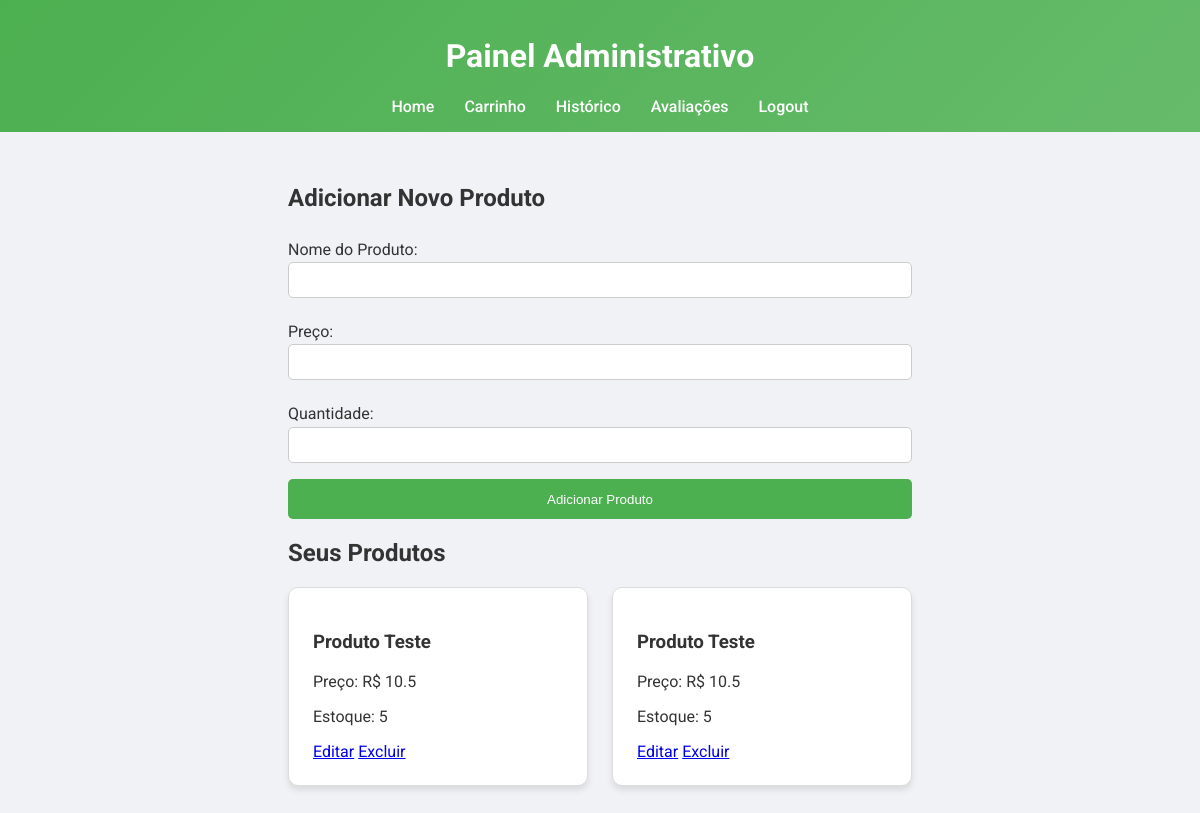
Page /admin (signed in) on the committed database.
### tables this page shows
CREATE TABLE produtos (
                                    id INTEGER PRIMARY KEY AUTOINCREMENT,
                                    nome TEXT NOT NULL,
                                    preco REAL NOT NULL,
                                    quantidade INTEGER NOT NULL DEFAULT 0,
                                    username TEXT NOT NULL);

### controllers.py (the view, shortened to what this page needs)
@bp.route('/admin', methods=['GET', 'POST'])
def admin():
    if 'username' not in session:
        return redirect(url_for('bp.login'))
    username = session['username']
    produtos = Produto.listar_por_usuario(username)
    return render_template('admin.html', produtos=produtos, username=username)

### models.py (called while the page is built)
    @staticmethod
    def get_connection():
        return sqlite3.connect(db_path)

    @staticmethod
    def listar_por_usuario(username):
        with DatabaseManager.get_connection() as conn:
            cursor = conn.cursor()
            cursor.execute("SELECT * FROM produtos WHERE username = ?", (username,))
            return cursor.fetchall()

### templates/admin.html (shortened to what this page needs)
<!DOCTYPE html>
<html lang="pt-BR">
  <head>
    <link rel="stylesheet" href="/static/style.css" />
  </head>
  <body>
    <header>
      <h1>Painel Administrativo</h1>
      <nav>
        <a href="/">Home</a>
        <a href="/carrinho">Carrinho</a>
        <a href="/historico">Histórico</a>
        <a href="/avaliacoes">Avaliações</a>
        <a href="/logout">Logout</a>
      </nav>
    </header>
    <main>
      <div class="admin-form">
        <h2>Adicionar Novo Produto</h2>
        <form method="POST">
          <label for="nome">Nome do Produto:</label>
          <input type="text" id="nome" name="nome" required />
          <label for="preco">Preço:</label>
          <input type="number" step="0.01" id="preco" name="preco" required />
          <label for="quantidade">Quantidade:</label>
          <input type="number" id="quantidade" name="quantidade" required />
          <button type="submit">Adicionar Produto</button>
        </form>
      </div>
      <div class="product-management">
        <h2>Seus Produtos</h2>
        <div class="product-list">
          {% for produto in produtos %}
          <div class="product-card">
            <h3>{{ produto[1] }}</h3>
            <p>Preço: R$ {{ produto[2] }}</p>
            <p>Estoque: {{ produto[3] }}</p>
            <div class="actions">
              <a href="/admin/edit/{{ produto[0] }}" class="edit-btn">Editar</a>
              <a href="/admin/delete/{{ produto[0] }}" class="delete-btn">Excluir</a>
            </div>
          </div>
          {% endfor %}
        </div>
      </div>
    </main>
  </body>
</html>

### static/style.css (style rules this page uses)
html, body { margin: 0; padding: 0; height: 100%; }
body { display: flex; flex-direction: column; min-height: 100vh; font-family: "Roboto", sans-serif; background: #f0f2f5; color: #333; }
header { background: linear-gradient(135deg, #4caf50, #66bb6a); color: #fff; padding: 1rem; text-align: center; }
header nav { display: flex; justify-content: center; flex-wrap: wrap; }
header nav a { color: #fff; text-decoration: none; margin: 0 15px; font-weight: 500; transition: color 0.3s, transform 0.3s; }
main { flex: 1; padding: 2rem; max-width: 1200px; margin: 0 auto; }
.product-list, .avaliacoes-list { display: flex; flex-wrap: wrap; gap: 1.5rem; justify-content: center; }
.product-card, .avaliacao-card { background: #fff; border: 1px solid #ddd; padding: 1.5rem; border-radius: 10px; width: 250px; box-shadow: 0 4px 6px rgba(0, 0, 0, 0.1); transition: transform 0.3s, box-shadow 0.3s; }
form { display: flex; flex-direction: column; }
form label { margin: 0.5rem 0 0.2rem; }
form input, form textarea { padding: 0.6rem; margin-bottom: 1rem; border: 1px solid #ccc; border-radius: 5px; }
form button { padding: 0.8rem; border: none; border-radius: 5px; background-color: #4caf50; color: #fff; cursor: pointer; font-weight: 500; transition: background-color 0.3s, transform 0.3s; }

### rows in the picture
produtos: nome "Produto Teste", preco "10.5", quantidade "5"
produtos: nome "Produto Teste", preco "10.5", quantidade "5"
